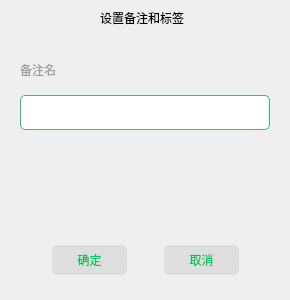
<?xml version="1.0" encoding="UTF-8"?>
<ui version="4.0">
 <class>SetRemarkWidget</class>
 <widget class="QWidget" name="SetRemarkWidget">
  <property name="geometry">
   <rect>
    <x>0</x>
    <y>0</y>
    <width>290</width>
    <height>300</height>
   </rect>
  </property>
  <property name="minimumSize">
   <size>
    <width>290</width>
    <height>300</height>
   </size>
  </property>
  <property name="maximumSize">
   <size>
    <width>290</width>
    <height>300</height>
   </size>
  </property>
  <property name="windowTitle">
   <string>Form</string>
  </property>
  <widget class="QLabel" name="label">
   <property name="geometry">
    <rect>
     <x>100</x>
     <y>10</y>
     <width>91</width>
     <height>16</height>
    </rect>
   </property>
   <property name="text">
    <string>设置备注和标签</string>
   </property>
  </widget>
  <widget class="QWidget" name="widget" native="true">
   <property name="geometry">
    <rect>
     <x>20</x>
     <y>50</y>
     <width>250</width>
     <height>80</height>
    </rect>
   </property>
   <property name="minimumSize">
    <size>
     <width>250</width>
     <height>80</height>
    </size>
   </property>
   <property name="maximumSize">
    <size>
     <width>250</width>
     <height>80</height>
    </size>
   </property>
   <layout class="QVBoxLayout" name="verticalLayout">
    <item>
     <widget class="QLabel" name="label_2">
      <property name="styleSheet">
       <string notr="true">color: rgb(158, 158, 158);</string>
      </property>
      <property name="text">
       <string>备注名</string>
      </property>
     </widget>
    </item>
    <item>
     <widget class="QLineEdit" name="newRemarkEdit">
      <property name="minimumSize">
       <size>
        <width>0</width>
        <height>35</height>
       </size>
      </property>
      <property name="maximumSize">
       <size>
        <width>16777215</width>
        <height>35</height>
       </size>
      </property>
      <property name="font">
       <font>
        <pointsize>12</pointsize>
       </font>
      </property>
      <property name="styleSheet">
       <string notr="true">border:1px solid rgb(35, 200, 114);

border-radius:5px;</string>
      </property>
      <property name="text">
       <string/>
      </property>
     </widget>
    </item>
   </layout>
  </widget>
  <widget class="QWidget" name="widget_2" native="true">
   <property name="geometry">
    <rect>
     <x>20</x>
     <y>230</y>
     <width>251</width>
     <height>61</height>
    </rect>
   </property>
   <layout class="QHBoxLayout" name="horizontalLayout">
    <item>
     <spacer name="horizontalSpacer_2">
      <property name="orientation">
       <enum>Qt::Horizontal</enum>
      </property>
      <property name="sizeHint" stdset="0">
       <size>
        <width>40</width>
        <height>20</height>
       </size>
      </property>
     </spacer>
    </item>
    <item>
     <widget class="QPushButton" name="okBtn">
      <property name="minimumSize">
       <size>
        <width>75</width>
        <height>30</height>
       </size>
      </property>
      <property name="maximumSize">
       <size>
        <width>75</width>
        <height>30</height>
       </size>
      </property>
      <property name="cursor">
       <cursorShape>PointingHandCursor</cursorShape>
      </property>
      <property name="styleSheet">
       <string notr="true">border:0px;
border-radius:5px;
background-color: rgb(222, 222, 222);
color: rgb(7, 193, 96);</string>
      </property>
      <property name="text">
       <string>确定</string>
      </property>
     </widget>
    </item>
    <item>
     <spacer name="horizontalSpacer">
      <property name="orientation">
       <enum>Qt::Horizontal</enum>
      </property>
      <property name="sizeHint" stdset="0">
       <size>
        <width>40</width>
        <height>20</height>
       </size>
      </property>
     </spacer>
    </item>
    <item>
     <widget class="QPushButton" name="cancelBtn">
      <property name="minimumSize">
       <size>
        <width>75</width>
        <height>30</height>
       </size>
      </property>
      <property name="maximumSize">
       <size>
        <width>75</width>
        <height>30</height>
       </size>
      </property>
      <property name="cursor">
       <cursorShape>PointingHandCursor</cursorShape>
      </property>
      <property name="styleSheet">
       <string notr="true">border:0px;
border-radius:5px;
background-color: rgb(222, 222, 222);
color: rgb(7, 193, 96);</string>
      </property>
      <property name="text">
       <string>取消</string>
      </property>
     </widget>
    </item>
    <item>
     <spacer name="horizontalSpacer_3">
      <property name="orientation">
       <enum>Qt::Horizontal</enum>
      </property>
      <property name="sizeHint" stdset="0">
       <size>
        <width>40</width>
        <height>20</height>
       </size>
      </property>
     </spacer>
    </item>
   </layout>
  </widget>
 </widget>
 <resources/>
 <connections/>
</ui>
